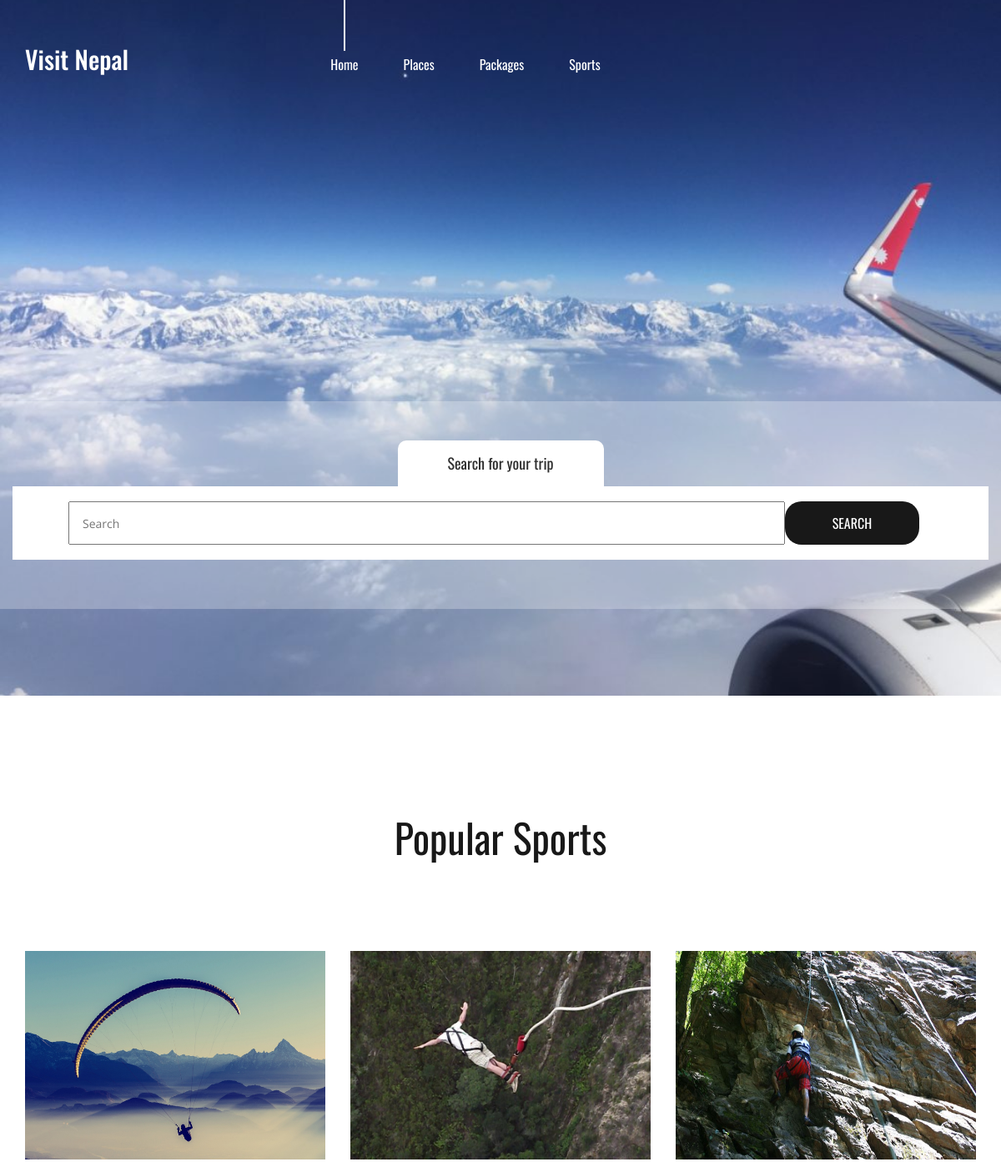
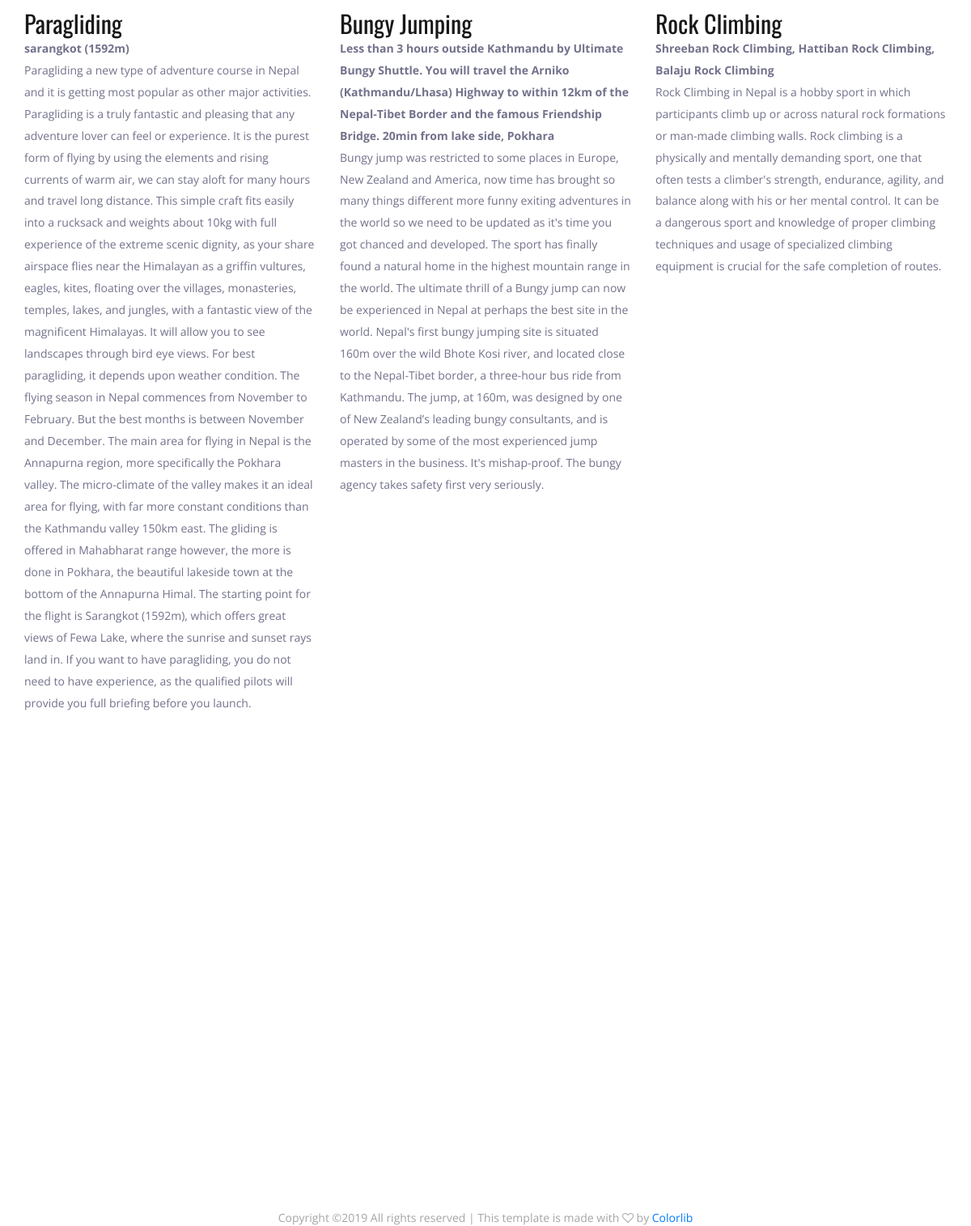
The app's page /list_sports.php with its own data (2 pictures, top to bottom).
### tables this page shows
CREATE TABLE `sports` (
  `id` int(11) NOT NULL,
  `title` varchar(500) NOT NULL,
  `description` text NOT NULL,
  `places` text NOT NULL,
  `image` varchar(255) NOT NULL
);

### list_sports.php (the view, shortened to what this page needs)
<?php include "includes/header.php" ?>
<?php include "includes/db.php" ?>
	<div class="home">
		<div class="background_image" style="background-image:url(images/wings.jpg)"></div>
	</div>
	<?php include "searchbar.php" ?>
	<div class="destinations" id="destinations">
		<div class="container">
			<div class="row">
				<div class="col text-center">
					<div class="section_title"><h2>Popular Sports</h2></div>
				</div>
			</div>
			<div class="row destinations_row">
				<div class="col">
					<div class="destinations_container item_grid">
					<?php
    $query = "SELECT * FROM sports";
    $select_all_sports = mysqli_query($connection, $query);
    while ($row = mysqli_fetch_assoc($select_all_sports)) {
        $sport_name = $row['title'];
        $sport_location = $row['places'];
        $sport_description = $row['description'];
        $sport_image = $row['image'];
        ?>
						<div class="destination item">
							<div class="destination_image">
								<img src="images/<?php echo ($sport_image) ?>" alt="" height="250" width="900">
							</div>
							<div class="destination_content">
								<div class="destination_title"><a href="#"><?php echo ($sport_name) ?></a></div>
								<div class="destination_subtitle"><b><p><?php echo ($sport_location) ?></b></p></div>
								<div class="destination_list">
										<p><?php echo ($sport_description) ?></p>
								</div>
							</div>
						</div>
				<?php
} ?>
					</div>
				</div>
			</div>
		</div>
	</div>
<?php include "includes/footer.php" ?>

### includes/header.php (shortened to what this page needs)
<!DOCTYPE html>
<html lang="en">
<head>
	<link rel="stylesheet" type="text/css" href="styles/bootstrap4/bootstrap.min.css">
	<link href="plugins/font-awesome-4.7.0/css/font-awesome.min.css" rel="stylesheet" type="text/css">
	<link rel="stylesheet" type="text/css" href="plugins/OwlCarousel2-2.2.1/owl.carousel.css">
	<link rel="stylesheet" type="text/css" href="plugins/OwlCarousel2-2.2.1/owl.theme.default.css">
	<link rel="stylesheet" type="text/css" href="plugins/OwlCarousel2-2.2.1/animate.css">
	<link rel="stylesheet" type="text/css" href="styles/main_styles.css">
	<link rel="stylesheet" type="text/css" href="styles/responsive.css">
</head>
<body>
	<div class="super_container">
<header class="header">
			<div class="container">
				<div class="row">
					<div class="col">
						<div class="header_content d-flex flex-row align-items-center justify-content-start">
							<div class="header_content_inner d-flex flex-row align-items-end justify-content-start">
								<div class="logo"><a href="index.php">Visit Nepal</a></div>
								<nav class="main_nav">
									<ul class="d-flex flex-row align-items-start justify-content-start">
										<li class="active"><a href="index.php">Home</a></li>
										<li><a href="list_places.php">Places</a></li>
										<li><a href="list_all_package.php">Packages</a></li>
										<li><a href="list_sports.php">Sports</a></li>
									</ul>
								</nav>
							</div>
						</div>
					</div>
				</div>
			</div>
		</header>

### searchbar.php
<div class="home_search">
			<div class="container">
				<div class="row">
					<div class="col">
						<div class="home_search_container">
							<div class="home_search_title">Search for your trip</div>
							<div class="home_search_content">
								<form action="search.php" class="home_search_form" id="home_search_form" method="post">
									<div class="d-flex flex-lg-row  justify-content-lg-between justify-content-start">
										<input type="text" class="col-lg" placeholder="Search" required="required" name="search">
										<span class="input-group-btn">
											<button class="home_search_button">search</button></span>
									</div>
                                </form>
							</div>
						</div>
					</div>
				</div>
			</div>
		</div>

### includes/footer.php (shortened to what this page needs)
<footer class="footer">
			<div class="parallax_background parallax-window" data-parallax="scroll" data-image-src="images/namaste.jpg"
			 data-speed="0.8"></div>
			<div class="container">
				<div class="row footer_contact_row">
					<div class="col-xl-10 offset-xl-1">
						<div class="row">
							<div id="aboutus" class="col-xl-4 footer_contact_col">
								<div class="footer_contact_item d-flex flex-column align-items-center justify-content-start text-center">
									<div class="footer_contact_icon"><img src="images/sign.svg" alt=""></div>
									<div class="footer_contact_title">give us a call</div>
									<div class="footer_contact_list">
										<ul>
											<li>Office Landline: +977 9846354654</li>
											<li>Mobile: +44 5567 89 3322 332</li>
										</ul>
									</div>
								</div>
							</div>
							<div class="col-xl-4 footer_contact_col">
								<div class="footer_contact_item d-flex flex-column align-items-center justify-content-start text-center">
									<div class="footer_contact_icon"><img src="images/trekking.svg" alt=""></div>
									<div class="footer_contact_title">come & drop by</div>
									<div class="footer_contact_list">
										<ul style="max-width:190px">
											<li>New-Baneshwor, Kathmandu, Nepal</li>
										</ul>
									</div>
								</div>
							</div>
							<div class="col-xl-4 footer_contact_col">
								<div class="footer_contact_item d-flex flex-column align-items-center justify-content-start text-center">
									<div class="footer_contact_icon"><img src="images/around.svg" alt=""></div>
									<div class="footer_contact_title">send us a message</div>
									<div class="footer_contact_list">
										<ul>
											<li>youremail@gmail.com</li>
											<li>Office@yourbusinessname.com</li>
										</ul>
									</div>
								</div>
							</div>
						</div>
					</div>
				</div>
			</div>
			<div class="col text-center">
				Copyright &copy; All rights reserved | This template is made with <i class="fa fa-heart-o" aria-hidden="true"></i> by <a
				 href="https://colorlib.com" target="_blank">Colorlib</a>
			</div>
		</footer>
	</div>
</body>
</html>

### records on screen
sports: image (picture), title "Paragliding", places "sarangkot (1592m)", description "Paragliding a new type of adventure course in Nepal and it is getting most popular as other major activities. Paragliding is a truly fantastic and pleasing that any adventure lover can feel or experience. It is the purest form of flying by using the elements and rising currents of warm air, we can stay aloft for many hours and travel long distance. This simple craft fits easily into a rucksack and weights about 10kg with full experience of the extreme scenic dignity, as your share airspace flies near the Himalayan as a griffin vultures, eagles, kites, floating over the villages, monasteries, temples, lakes, and jungles, with a fantastic view of the magnificent Himalayas. It will allow you…"
sports: image (picture), title "Bungy Jumping", places "Less than 3 hours outside Kathmandu by Ultimate Bungy Shuttle. You will travel the Arniko (Kathmandu/Lhasa) Highway to within 12km of the Nepal-Tibet Border and the famous Friendship Bridge. 20min from lake side, Pokhara", description "Bungy jump was restricted to some places in Europe, New Zealand and America, now time has brought so many things different more funny exiting adventures in the world so we need to be updated as it's time you got chanced and developed. The sport has finally found a natural home in the highest mountain range in the world. The ultimate thrill of a Bungy jump can now be experienced in Nepal at perhaps the best site in the world. Nepal's first bungy jumping site is situated 160m over the wild Bhote Kosi river, and located close to the Nepal-Tibet border, a three-hour bus ride from Kathmandu. The jump, at 160m, was designed by one of New Zealand’s leading bungy consultants, and is operated by…"
sports: image (picture), title "Rock Climbing", places "Shreeban Rock Climbing, Hattiban Rock Climbing, Balaju Rock Climbing", description "Rock Climbing in Nepal is a hobby sport in which participants climb up or across natural rock formations or man-made climbing walls. Rock climbing is a physically and mentally demanding sport, one that often tests a climber's strength, endurance, agility, and balance along with his or her mental control. It can be a dangerous sport and knowledge of proper climbing techniques and usage of specialized climbing equipment is crucial for the safe completion of routes."
